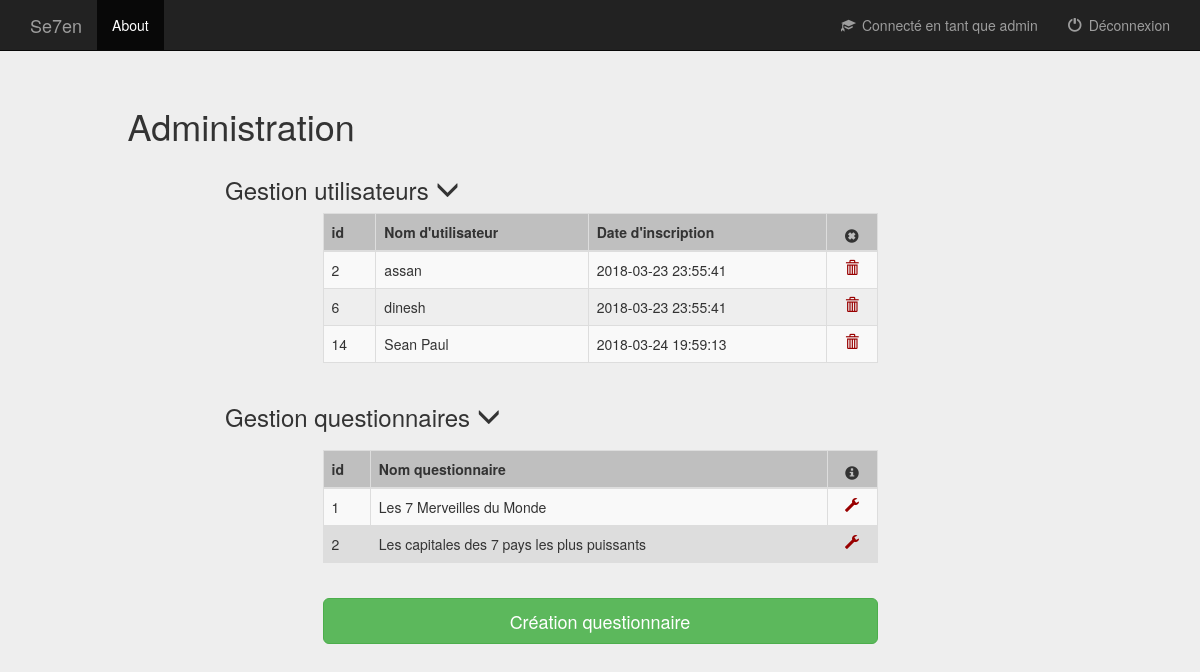
Page /main/administration.php (signed in) on the committed database.
### tables this page shows
CREATE TABLE `users` (
  `id` smallint(6) NOT NULL,
  `login` varchar(50) NOT NULL,
  `password` varchar(100) NOT NULL,
  `date_inscription` timestamp NOT NULL DEFAULT CURRENT_TIMESTAMP,
  `progression` integer NOT NULL
);

CREATE TABLE `questionnaires` (
  `idQuestionnaire` smallint(6) NOT NULL,
  `nomQuestionnaire` tinytext NOT NULL,
  `statut` varchar(50)

);

### main/administration.php (the view, shortened to what this page needs)
<?php
	$page_name="administration.php";
    require ('header.php');
    require('../database_auth.php');
?>
  <div class="col-lg-12 col-md-12 col-sm-12">
    <div class="col-lg-offset-1 col-lg-11 col-md-offset-1 col-md-11 col-sm-offset-1 col-sm-11"> <h1>Administration</h1>
    </div>
    <div class="col-lg-offset-2 col-lg-10 col-md-offset-2 col-md-10 col-sm-offset-2 col-sm-10">
      <h3>Gestion utilisateurs <span id="menu_user_fleche" class="glyphicon glyphicon-menu-down"></span></h3>
    </div>
    <div class="col-lg-offset-3 col-lg-6 col-lg-offset-3 col-md-offset-3 col-md-6 col-md-offset-3 col-sm-offset-3 col-sm-6 col-sm-offset-3">
      <table id="table_user" class="table table-striped table-bordered">
        <thead>
          <tr>
            <th>id</th>
            <th>Nom d'utilisateur</th>
            <th>Date d'inscription</th>
            <th><span class="glyphicon glyphicon-remove-sign"></span></th>
          </tr>
        </thead>
        <tbody>
          <?php
            $req1=$bd->prepare('select * from users order by id');
            $req1->execute();
                  while($tab1 = $req1->fetch(PDO::FETCH_ASSOC)){
                    if(htmlspecialchars($tab1['login'], ENT_QUOTES) !== "admin"){
                      echo "<tr id='ligne_user" . $tab1['id'] . "' >";
                      echo "<td>" . $tab1['id'] . "</td>";
                      echo "<td>" . htmlspecialchars($tab1['login'], ENT_QUOTES) . "</td>";
                      echo "<td>" . $tab1['date_inscription'] . "</td>";
                      echo "<td> <span id='user" . $tab1['id'] . "'class='element_supprimable glyphicon glyphicon-trash'> </td>";
                      echo '</tr>';
                    }
                  }
          ?>
        </tbody>
      </table>
    </div>
    <div class="col-lg-offset-2 col-lg-10 col-md-offset-2 col-md-10 col-sm-offset-2 col-sm-10">
      <h3>Gestion questionnaires <span id="menu_questionnaire_fleche" class="glyphicon glyphicon-menu-down"></span></h3>
    </div>
    <div class="col-lg-offset-3 col-lg-6 col-lg-offset-3 col-md-offset-3 col-md-6 col-md-offset-3 col-sm-offset-3 col-sm-6 col-sm-offset-3">
      <table id="table_questionnaire" class="table table-striped table-bordered">
        <thead>
          <tr>
            <th>id</th>
            <th>Nom questionnaire</th>
            <th><span class="glyphicon glyphicon-info-sign"></span></th>
          </tr>
        </thead>
        <tbody>
          <?php
            $req2=$bd->prepare('select * from questionnaires order by idQuestionnaire');
            $req2->execute();
                  while($tab2 = $req2->fetch(PDO::FETCH_ASSOC)){
                    echo '<tr>';
                    echo "<td>" . $tab2['idQuestionnaire'] . "</td>";
                    echo "<td>" . $tab2['nomQuestionnaire'] . "</td>";
                    echo "<td> <span id='questionnaire" . $tab2['idQuestionnaire'] . "'class='element_modifiable glyphicon glyphicon-wrench'> </td>";
                    echo '</tr>';
                  }
          ?>
        </tbody>
      </table>
    </div>
    <div class="col-lg-offset-3 col-lg-6 col-lg-offset-3 col-md-offset-3 col-md-6 col-md-offset-3 col-sm-offset-3 col-sm-6 col-sm-offset-3">
      <a href="creation_questionnaire.php" id="btn_creation_questionnaire" class="btn btn-lg btn-success btn-block" role="button">Création questionnaire</a>
    </div>
  </div>
</body>
</html>

### main/header.php (shortened to what this page needs)
<!DOCTYPE html>
<html lang="fr">
  <head>
    <link href="../bootstrap/css/bootstrap.min.css" rel="stylesheet">
    <link href="css/header.css" rel="stylesheet">
    <link href="css/deconnexion.css" rel="stylesheet">
    <link href="css/menu_principal.css" rel="stylesheet">
    <link href="css/administration.css" rel="stylesheet">
    <link href="css/gestionnaire_questionnaire.css" rel="stylesheet">
    <link href="css/creation_questionnaire.css" rel="stylesheet">
	  <link href="css/score.css" rel="stylesheet">
  </head>
  <body>
    <nav class="navbar navbar-inverse navbar-static-top">
      <div class="container">
      <div class="navbar-header">
        <a class="navbar-brand" href="#" id="game_name_link">Se7en</a>
      </div>
        <div id="navbar" class="navbar-collapse collapse">
          <ul class="nav navbar-nav">
            <li class="active"><a id="about_link">About</a></li>
          </ul>
          <ul class="nav navbar-nav navbar-right">
          <?php
          if($page_name!=="deconnexion.php"){
            if(isset($_SESSION['login']) && isset($_SESSION['connecte'])){
              echo '<li><a href="#" id="connected_as"><span class="glyphicon glyphicon-education glyphicon_header"> </span> Connecté en tant que ' . $_SESSION['login'] . '</a></li>';
              echo '<li><a href="deconnexion.php"><span class="glyphicon glyphicon-off glyphicon_header"> </span> Déconnexion </a></li>';
            }
            else{
              echo "<li><a href='#' id='connected_as'><span class='glyphicon glyphicon-education glyphicon_header'> </span> Connecté en tant qu'invité</a></li>";
              echo '<li><a href="deconnexion.php"><span class="glyphicon glyphicon-off glyphicon_header"> </span> Déconnexion </a></li>';
            }
          }
          ?>
          </ul>
        </div>
      </div>
    </nav>

### main/css/header.css (style rules this page uses)
body { padding-bottom: 40px; background-color: #eee; }
#connected_as { pointer-events: none; }
#about_link { cursor: pointer; }
.navbar-static-top { margin-bottom: 35px; }
.glyphicon_header { margin-right: 3px; }

### main/css/administration.css (style rules this page uses)
#table_questionnaire { background-color: #ddd; margin-top: 10px; }
thead { background-color: #bfbfbf; font-weight: bold; }
.glyphicon-trash, .glyphicon-wrench { color: #990000; }
.element_supprimable, .element_modifiable, .glyphicon-remove-sign, .glyphicon-info-sign { display: block; text-align: center; }
.element_supprimable, .element_modifiable { cursor: pointer; }
#btn_creation_questionnaire { margin-top: 15px; margin-bottom: 30px; }

### rows in the picture
users: id "2", login "assan", date_inscription "2018-03-23 23:55:41"
users: id "6", login "dinesh", date_inscription "2018-03-23 23:55:41"
users: id "14", login "Sean Paul", date_inscription "2018-03-24 19:59:13"
questionnaires: idQuestionnaire "1", nomQuestionnaire "Les 7 Merveilles du Monde"
questionnaires: idQuestionnaire "2", nomQuestionnaire "Les capitales des 7 pays les plus puissants"

### other values in the picture
$_SESSION['login'] "admin"
